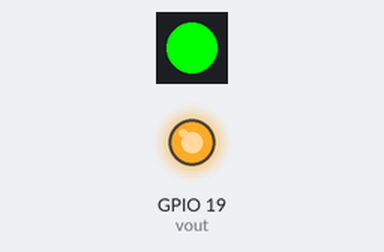
Simulated run of this sketch. Board: ESP32. Shown: 1 RGB LEDs in strip order, left to right, output pins drawn as LEDs (lit = HIGH). Colours are those a GRB WS2812 strip shows for the declared byte order; pins used as bus, display or sensor lines are not drawn.

Above: at 0.3 s.
At 2.7 s:
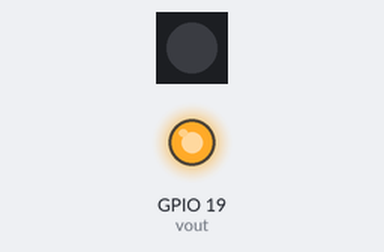
Timing chart, 0 to 6.1 s (numbered marks = the images above):
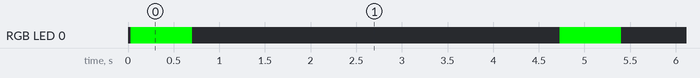

The sketch:

pipipi.ino
```cpp
#include <FastLED.h>

int melo =60;
int spIn = 22;
int gnd = 21;
int vout = 19;


#define NUM_LEDS 1
#define DATA_PIN 27

CRGB leds[NUM_LEDS];

void setup() {
  pinMode(spIn, OUTPUT);
  pinMode(vout, OUTPUT);
  pinMode(gnd, OUTPUT);
  digitalWrite(vout, HIGH);
  digitalWrite(gnd, LOW);

  FastLED.addLeds<SK6812, DATA_PIN, RGB>(leds, NUM_LEDS);

  int LEDcolors[] = {0x000000, 0x0000f0};


}

void loop() {
  digitalWrite(vout, HIGH);
  for(int j = 0; j<9; j++){
    for(uint16_t count=0; count<30; count++){
      digitalWrite(spIn, HIGH);
      delayMicroseconds(460);
      digitalWrite(spIn, LOW);
      delayMicroseconds(460);
    }
    leds[0] = 0xff0000;
    FastLED.show();
    delay(50);
    leds[0] = 0x000000;
    FastLED.show();
  }
  delay(4000);
}
```

Measured:
- by itself, RGB LED 0: alternates RGB(0, 255, 0) for 0.67 s and off for 4.0 s
